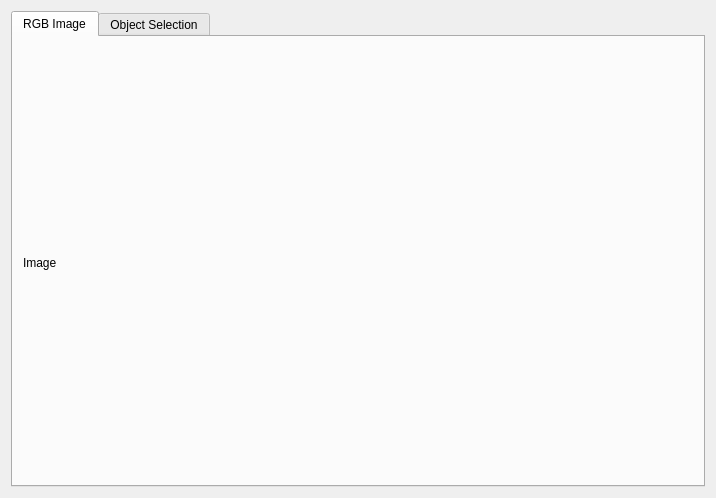
<?xml version="1.0" encoding="UTF-8"?>
<ui version="4.0">
 <class>local_guiDlg</class>
 <widget class="QWidget" name="local_guiDlg">
  <property name="geometry">
   <rect>
    <x>0</x>
    <y>0</y>
    <width>716</width>
    <height>498</height>
   </rect>
  </property>
  <property name="windowTitle">
   <string>Form</string>
  </property>
  <layout class="QVBoxLayout" name="verticalLayout">
   <item>
    <widget class="QTabWidget" name="tabWidget">
     <property name="currentIndex">
      <number>0</number>
     </property>
     <widget class="QWidget" name="rgb_image_tab">
      <attribute name="title">
       <string>RGB Image</string>
      </attribute>
      <widget class="QLabel" name="rgb_image">
       <property name="geometry">
        <rect>
         <x>10</x>
         <y>10</y>
         <width>671</width>
         <height>431</height>
        </rect>
       </property>
       <property name="minimumSize">
        <size>
         <width>320</width>
         <height>240</height>
        </size>
       </property>
       <property name="text">
        <string>Image</string>
       </property>
      </widget>
     </widget>
     <widget class="QWidget" name="object_sel_tab">
      <attribute name="title">
       <string>Object Selection</string>
      </attribute>
      <widget class="QRadioButton" name="obj_sel_radio_1">
       <property name="geometry">
        <rect>
         <x>40</x>
         <y>50</y>
         <width>112</width>
         <height>23</height>
        </rect>
       </property>
       <property name="text">
        <string>glass_1</string>
       </property>
       <property name="checked">
        <bool>true</bool>
       </property>
       <attribute name="buttonGroup">
        <string notr="true">object_sel_group</string>
       </attribute>
      </widget>
      <widget class="QRadioButton" name="obj_sel_radio_2">
       <property name="geometry">
        <rect>
         <x>40</x>
         <y>80</y>
         <width>112</width>
         <height>23</height>
        </rect>
       </property>
       <property name="text">
        <string>mug_1</string>
       </property>
       <attribute name="buttonGroup">
        <string notr="true">object_sel_group</string>
       </attribute>
      </widget>
      <widget class="QRadioButton" name="obj_sel_radio_3">
       <property name="geometry">
        <rect>
         <x>40</x>
         <y>110</y>
         <width>112</width>
         <height>23</height>
        </rect>
       </property>
       <property name="text">
        <string>can_1</string>
       </property>
       <attribute name="buttonGroup">
        <string notr="true">object_sel_group</string>
       </attribute>
      </widget>
      <widget class="QRadioButton" name="obj_sel_radio_4">
       <property name="geometry">
        <rect>
         <x>40</x>
         <y>140</y>
         <width>112</width>
         <height>23</height>
        </rect>
       </property>
       <property name="text">
        <string>box_1</string>
       </property>
       <attribute name="buttonGroup">
        <string notr="true">object_sel_group</string>
       </attribute>
      </widget>
     </widget>
    </widget>
   </item>
  </layout>
 </widget>
 <resources/>
 <connections/>
 <buttongroups>
  <buttongroup name="object_sel_group">
   <property name="exclusive">
    <bool>true</bool>
   </property>
  </buttongroup>
 </buttongroups>
</ui>
